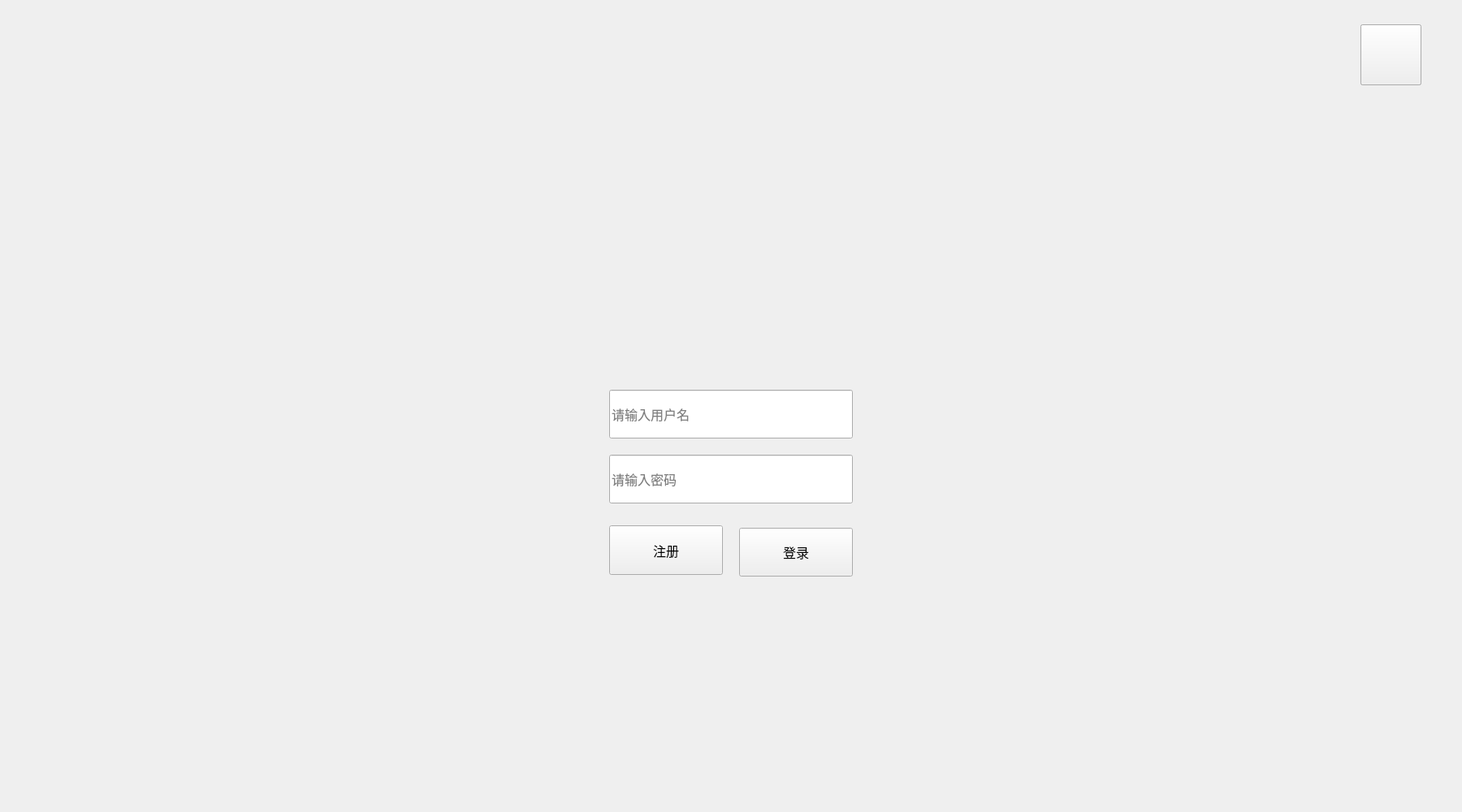
<?xml version="1.0" encoding="UTF-8"?>
<ui version="4.0">
 <class>login</class>
 <widget class="QWidget" name="login">
  <property name="geometry">
   <rect>
    <x>0</x>
    <y>0</y>
    <width>1800</width>
    <height>1000</height>
   </rect>
  </property>
  <property name="windowTitle">
   <string>Form</string>
  </property>
  <widget class="QLineEdit" name="username">
   <property name="geometry">
    <rect>
     <x>750</x>
     <y>480</y>
     <width>300</width>
     <height>60</height>
    </rect>
   </property>
   <property name="font">
    <font>
     <family>微软雅黑 Light</family>
     <pointsize>12</pointsize>
    </font>
   </property>
   <property name="placeholderText">
    <string>请输入用户名</string>
   </property>
  </widget>
  <widget class="QLineEdit" name="password">
   <property name="geometry">
    <rect>
     <x>750</x>
     <y>560</y>
     <width>300</width>
     <height>60</height>
    </rect>
   </property>
   <property name="font">
    <font>
     <family>微软雅黑 Light</family>
     <pointsize>12</pointsize>
    </font>
   </property>
   <property name="placeholderText">
    <string>请输入密码</string>
   </property>
  </widget>
  <widget class="QPushButton" name="pushbutton_register">
   <property name="geometry">
    <rect>
     <x>750</x>
     <y>647</y>
     <width>140</width>
     <height>61</height>
    </rect>
   </property>
   <property name="font">
    <font>
     <family>微软雅黑 Light</family>
     <pointsize>12</pointsize>
    </font>
   </property>
   <property name="styleSheet">
    <string notr="true">border-image: url(:/逻辑图标/逻辑小图标/按钮.png);</string>
   </property>
   <property name="text">
    <string>注册</string>
   </property>
  </widget>
  <widget class="QPushButton" name="pushbutton_login">
   <property name="geometry">
    <rect>
     <x>910</x>
     <y>650</y>
     <width>140</width>
     <height>60</height>
    </rect>
   </property>
   <property name="font">
    <font>
     <family>微软雅黑 Light</family>
     <pointsize>12</pointsize>
    </font>
   </property>
   <property name="styleSheet">
    <string notr="true">border-image: url(:/逻辑图标/逻辑小图标/按钮.png);</string>
   </property>
   <property name="text">
    <string>登录</string>
   </property>
  </widget>
  <widget class="QPushButton" name="play_music">
   <property name="geometry">
    <rect>
     <x>1675</x>
     <y>30</y>
     <width>75</width>
     <height>75</height>
    </rect>
   </property>
   <property name="styleSheet">
    <string notr="true">border-image: url(:/逻辑图标/逻辑小图标/音乐.png);</string>
   </property>
   <property name="text">
    <string/>
   </property>
  </widget>
  <widget class="QPushButton" name="stop_music">
   <property name="geometry">
    <rect>
     <x>1675</x>
     <y>30</y>
     <width>75</width>
     <height>75</height>
    </rect>
   </property>
   <property name="styleSheet">
    <string notr="true">border-image: url(:/逻辑图标/逻辑小图标/暂停音乐.png);</string>
   </property>
   <property name="text">
    <string/>
   </property>
  </widget>
  <widget class="QLabel" name="label">
   <property name="geometry">
    <rect>
     <x>690</x>
     <y>480</y>
     <width>45</width>
     <height>45</height>
    </rect>
   </property>
   <property name="styleSheet">
    <string notr="true">border-image: url(:/逻辑图标/逻辑小图标/用户.png);</string>
   </property>
   <property name="text">
    <string/>
   </property>
  </widget>
  <widget class="QLabel" name="label_2">
   <property name="geometry">
    <rect>
     <x>690</x>
     <y>560</y>
     <width>45</width>
     <height>45</height>
    </rect>
   </property>
   <property name="styleSheet">
    <string notr="true">border-image: url(:/逻辑图标/逻辑小图标/密码.png);</string>
   </property>
   <property name="text">
    <string/>
   </property>
  </widget>
  <widget class="QLabel" name="label_3">
   <property name="geometry">
    <rect>
     <x>600</x>
     <y>60</y>
     <width>600</width>
     <height>241</height>
    </rect>
   </property>
   <property name="styleSheet">
    <string notr="true">border-image: url(:/逻辑图标/逻辑小图标/标题.png);</string>
   </property>
   <property name="text">
    <string/>
   </property>
  </widget>
  <widget class="QLabel" name="label_4">
   <property name="geometry">
    <rect>
     <x>740</x>
     <y>190</y>
     <width>300</width>
     <height>250</height>
    </rect>
   </property>
   <property name="styleSheet">
    <string notr="true">border-image: url(:/逻辑图标/逻辑小图标/logo.png);</string>
   </property>
   <property name="text">
    <string/>
   </property>
  </widget>
 </widget>
 <resources/>
 <connections/>
</ui>
